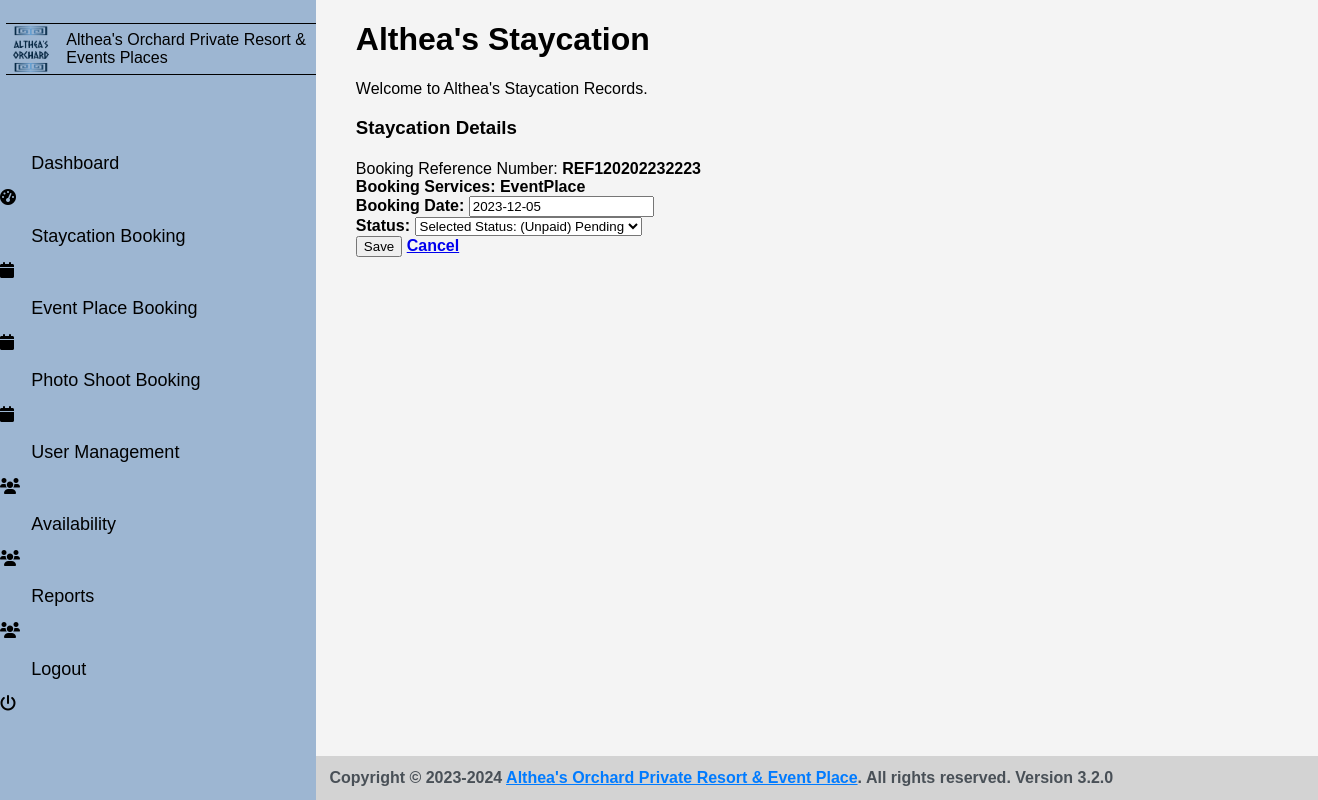
The app's page /admin/eventplace-update.php?app_id=52&action=2 with its own data.
### tables this page shows
CREATE TABLE IF NOT EXISTS `event_details` (
  `events_id` int NOT NULL AUTO_INCREMENT,
  `events_ref_no` varchar(255) NOT NULL,
  `events_selected_services` varchar(255) NOT NULL,
  `events_date` date NOT NULL,
  `events_time` varchar(225) NOT NULL,
  `event_package` varchar(255) NOT NULL,
  `status` varchar(225) NOT NULL,
  `book_by` varchar(200) NOT NULL,
  PRIMARY KEY (`events_id`)
);

### admin/eventplace-update.php (the view, shortened to what this page needs)
<?php
require_once "connect.php";
?>
<!DOCTYPE html>
<html>
<head>
    <link rel="stylesheet" href="https://cdnjs.cloudflare.com/ajax/libs/font-awesome/6.0.0-beta3/css/all.min.css">
    <link rel="stylesheet" type="text/css" href="css/staycation.css">
  <link rel="stylesheet" href="https://code.ionicframework.com/ionicons/2.0.1/css/ionicons.min.css">
</head>
<body onload="myfunction()" class="hold-transition sidebar-mini layout-fixed" >
<div class="wrapper">
    <div class="sidebar">
        <div class="sidebar-header">
            <img src="../img/logo2.png" class="logo "alt="Logo">
            <div class="header-text">
    <span class="logo-text">Althea's Orchard Private Resort &
        <br>Events Places</span>
</div>
        </div>
        <a href="home.php">Dashboard</a>
        <i class="nav-icon fas fa-tachometer-alt"></i>
        <a href="staycation.php" class="active" >Staycation Booking</a>
        <i class="nav-icon fas fa-calendar"></i>
        <a href="eventplace.php">Event Place Booking</a>
        <i class="nav-icon fas fa-calendar"></i>
        <a href="photoshoot.php">Photo Shoot Booking</a>
        <i class="nav-icon fas fa-calendar"></i>
        <a href="management.php">User Management</a>
        <i class="nav-icon fas fa-users"></i>
        <a href="available.php">Availability</a>
        <i class="nav-icon fas fa-users"></i>
        <a href="reports.php">Reports</a>
        <i class="nav-icon fas fa-users"></i>
        <a href="logout.php" >Logout</a>
        <i class="nav-icon fas fa-power-off"></i>
    </div>
    <div class="content">
    <h1>Althea's Staycation</h1>
    <p>Welcome to Althea's Staycation Records.</p>
<h3>Staycation Details</h3>
<div class="card-body p-0 booking-table">
    <div class="table-responsive booking-table-responsive">
                <?php
                $app_id = $_GET['app_id'];
                $q_e = $conn->query("SELECT * FROM `event_details` WHERE `events_id`='$app_id'");
    		    $f_e = $q_e->fetch_array();
                ?>
		<form method = "POST" action = "<?php echo htmlspecialchars($_SERVER["PHP_SELF"]); ?>" enctype = "multipart/form-data"autocomplete="off" >
    <div class="row">
        <div class="col-md-6">
            <div class="form-group">
                <label for="events_ref_no">Booking Reference Number:</label>
                <b><?php echo $f_e['events_ref_no'] ?><b>
            </div>
            <div class="form-group">
                <label for="events_selected_services">Booking Services:</label>
                <b><?php echo $f_e['events_selected_services'] ?></b>
            </div>
        </div>
        <div class="col-md-6">
            <div class="form-group">
                <label for="events_date">Booking Date:</label>
                <input type="text" class="form-control" value="<?php echo $f_e['events_date'] ?>" readonly>
            </div>
        </div>
    </div>
    <div class="form-group">
        <label for="status">Status:</label>
        <select class="form-control" name="status">
            <option value="<?php echo $f_e['status'] ?>">Selected Status: <?php
            if($f_e['status']==1){
                echo "(Fully Paid) Success";
        }elseif($f_e['status']==2){
                echo "(50% Paid) Approved";
        }elseif($f_e['status']==3){
                echo "(Unpaid) Pending";
        }elseif($f_e['status']==4){
            echo "Cancelled";
    }
            ?></option>
        </select>
    </div>
    <div class="form-group">
        <button type="submit" class="btn btn-primary" name="save_update">Save</button>
        <a href="eventplace.php" class="btn btn-danger">Cancel</a>
    </div>
</form>
                </div>
              </div>
            </div>
          </div>
<footer class="main-footer">
    <strong>Copyright &copy; 2023-2024 <a href="#">Althea's Orchard Private Resort & Event Place</a>.</strong>
    All rights reserved.  <b>Version</b> 3.2.0
  </footer>
</body>
</html>

### admin/css/staycation.css (style rules this page uses)
body { font-family: Arial, sans-serif; margin: 0; padding: 0; background-color: #f4f4f4; }
.sidebar { height: 100%; width: 24%; position: fixed; top: 0; left: 0; background-color: #9DB6D2; padding-top: 20px; }
.sidebar-header { border-top: 1px solid black; border-bottom: 1px solid black; display: flex; align-items: center; justify-content: flex-start; margin-left: 2%; margin-bottom: 20%; margin-top: 1%; }
.sidebar-header img { width: 50px; margin-right: 10px; color: white; }
.sidebar a { padding: 15px 25px; margin-top: 1%; text-decoration: none; margin-left: 2%; font-size: 18px; color: black; display: block; transition: 0.3s; }
.content { max-width: 800px; margin: 0 auto; margin-left: 27%; }
.main-footer { background-color: lightgray; color: #495057; padding: 1%; text-align: left; position: fixed; bottom: 0; margin-left: 24%; width: 100%; }
.main-footer a { color: #007bff; }
.card-body.booking-table { padding: 5%; margin-left: -5%; }
.booking-table { width: 118%; margin-top: 1%; }
.booking-table-responsive { overflow-x: auto; margin-bottom: -1%; margin-top: -4%; }

### records on screen
event_details: events_ref_no "REF120202232223", events_selected_services "EventPlace", events_date "2023-12-05"
